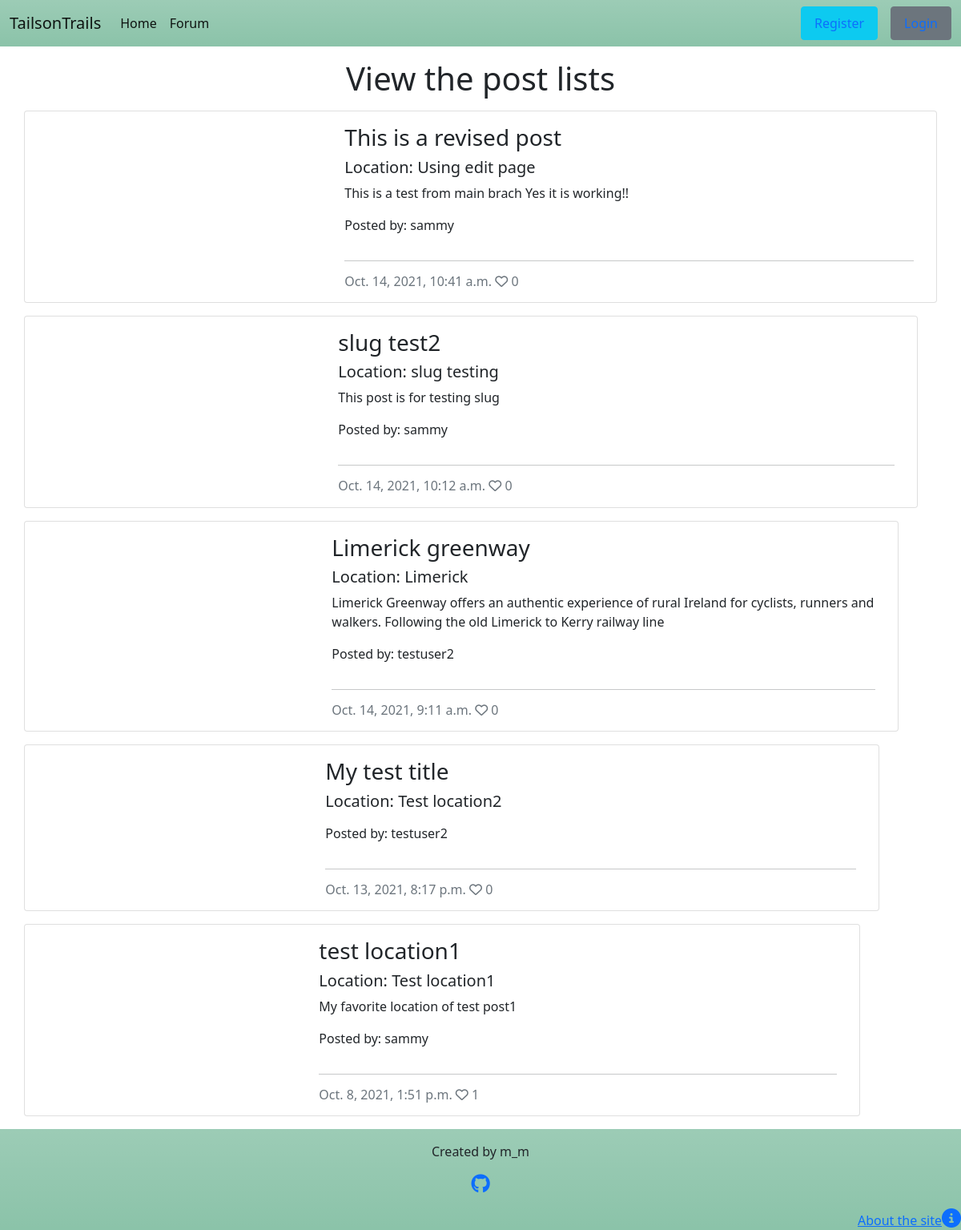
/posts/, run on an earlier commit of the app's database.
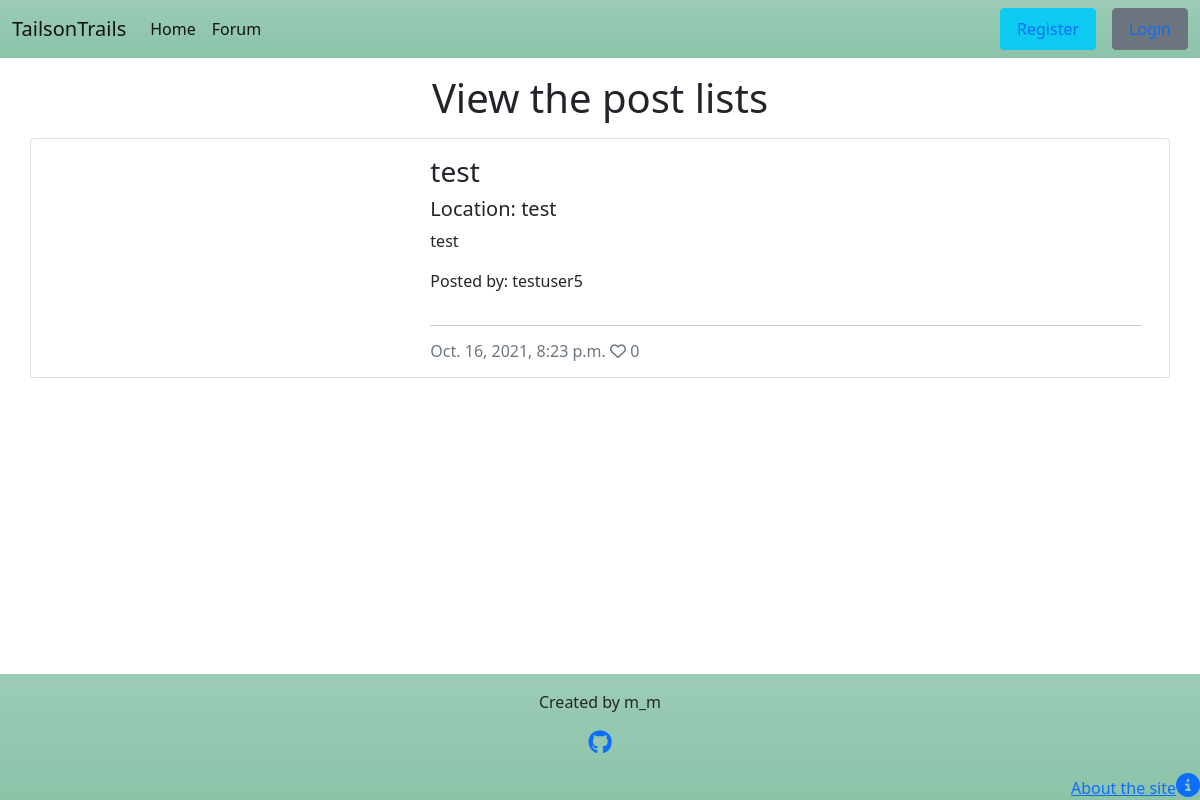
And on a later commit of the database.
### forum/models.py (models this page shows, shortened)
class Post(models.Model):
    title = models.CharField(max_length=200, unique=True)
    location = models.CharField(max_length=50)
    slug = models.SlugField(max_length=200, unique=True)
    author = models.ForeignKey(
        User, on_delete=models.CASCADE, related_name="forum_posts"
    )
    featured_image = CloudinaryField('image', default='placeholder')
    excerpt = models.TextField(blank=True)
    updated_on = models.DateTimeField(auto_now=True)
    content = models.TextField()
    difficulty_hard = models.BooleanField(default=False)
    difficulty_moderate = models.BooleanField(default=False)
    difficulty_easy = models.BooleanField(default=False)
    breed_big = models.BooleanField(default=False)
    breed_mid = models.BooleanField(default=False)
    breed_sml = models.BooleanField(default=False)
    created_on = models.DateTimeField(auto_now_add=True)
    status = models.IntegerField(choices=STATUS, default=0)
    likes = models.ManyToManyField(
        User, related_name='blogpost_like', blank=True)
    class Meta:
        ordering = ["-created_on"]
    def number_of_likes(self):
        return self.likes.count()

### forum/views.py (the view)
# urls.py: path('posts/', views.PostList.as_view(), name='posts'),
class PostList(generic.ListView):
    model = Post
    queryset = Post.objects.filter(status=1).order_by("-created_on")
    template_name = "post_list.html"
    paginate_by = 6

### templates/post_list.html (shortened to what this page needs)
{% extends "base.html" %}
{% load static %}
{% block content %}
<main class="mt-3">
    <h1 class="text-center mb-3">View the post lists</h1>
    <div class="container">
        {% for post in post_list %}
        <div class="row">
            <div class="card mb-3">
                <div class="row g-0">
                <div class="col-md-4 image-container">
                </div>
                <div class="col-md-8">
                    <div class="card-body">
                        <h3 class="card-title">{{ post.title }}</h3>
                        <h5 class="card-title">Location: {{ post.location }}</h5>
                        <p class="card-text">{{ post.excerpt }}</p>
                        <p class="card-text">Posted by: {{ post.author }}</p>
                        <hr />
                        <p class="card-text text-muted h6">{{ post.created_on}} <i class="far fa-heart"></i>
                            {{ post.number_of_likes }}</p>
                    </div>
                </div>
            </div>
        </div>
        {% endfor %}
    </div>
    </div>
</main>
{%endblock%}

### templates/base.html (shortened to what this page needs)
{% load static %}
<!DOCTYPE html>
<html lang="en">
<head>
    <link href="https://cdn.jsdelivr.net/npm/bootstrap@5.1.1/dist/css/bootstrap.min.css" rel="stylesheet"
>
    <link rel="stylesheet" href="{% static 'css/style.css' %}">
</head>
<body>
    <header>
        <nav class="navbar navbar-expand-lg navbar-light bg-success bg-gradient bg-opacity-50">
            <div class="container-fluid">
                <a class="navbar-brand" href="{% url 'home' %}"><span class="brand">T<span>ails</span>on<span
                            class="brand">T</span>rails</span></span></a>
                <div class="collapse navbar-collapse" id="navbarText">
                    <ul class="navbar-nav me-auto mb-2 mb-lg-0">
                        <li class="nav-item">
                            <a class="nav-link active" aria-current="page" href="{% url 'home' %}">Home</a>
                        </li>
                        <li class="nav-item">
                            <a class="nav-link active" aria-current="page" href="{% url 'posts' %}">Forum</a>
                        </li>
                    </ul>
                    <ul class="nav">
                        {% if user.is_authenticated %}
                        <li class="nav-item">
                            <a class="nav-link btn btn-light me-3" href="{% url 'create_post' %}">Create a Post</a>
                        </li>
                        <li class="nav-item">
                            <a class="btn btn-outline-primary me-3"
                                href="{% url 'profile_edit' %}">{{user.username|title}}</a>
                        </li>
                        <li class="nav-item">
                            <a class="nav-link btn btn-info" href="{% url 'account_logout' %}">Logout</a>
                        </li>
                        {% else %}
                        <li class="nav-item">
                            <a class="nav-link btn btn-info me-3" href="{% url 'account_signup' %}">Register</a>
                        </li>
                        <li class="nav-item">
                            <a class="nav-link btn btn-secondary" href="{% url 'account_login' %}">Login</a>
                        </li>
                        {% endif %}
                    </ul>
                </div>
            </div>
        </nav>
    </header>
    <main>
        {% block content %}
        {% endblock %}
    </main>
    <footer class="bg-success bg-gradient bg-opacity-50">
            <div class="text-center mt-3">
                <p class="d-block"> Created by m_m</p>
                <p><a href="https://github.com/" target="_blank" rel="noopener"
                        aria-label="Open our Github page in a new tab"><i class="fab fa-github fs-4"></i></a></p>
            </div>
            <div class="d-flex justify-content-end">
                <a href="#"><span>About the site</span><i class="fas fa-info-circle fs-4"></i></a>
            </div>
    </footer>
</body>
</html>

### static/css/style.css (style rules this page uses)
body { display: flex; flex-flow: column; min-height: 100vh; overflow-x: hidden; }
main { flex: 1; }
.image-container { max-height: 350px; overflow: hidden; }

What changed in the data, as far as the page shows it:
removed Post: title "This is a revised post", location "Using edit page", excerpt "This is a test from main brach Yes it is working!!", author "sammy", created_on "Oct. 14, 2021, 10:41 a.m.", number_of_likes "0"
removed Post: title "slug test2", location "slug testing", excerpt "This post is for testing slug", author "sammy", created_on "Oct. 14, 2021, 10:12 a.m.", number_of_likes "0"
removed Post: title "Limerick greenway", location "Limerick", excerpt "Limerick Greenway offers an authentic experience of rural Ireland for cyclists, runners and walkers. Following the old Limerick to Kerry railway line", author "testuser2", created_on "Oct. 14, 2021, 9:11 a.m.", number_of_likes "0"
removed Post: title "My test title", location "Test location2", author "testuser2", created_on "Oct. 13, 2021, 8:17 p.m.", number_of_likes "0"
removed Post: title "test location1", location "Test location1", excerpt "My favorite location of test post1", author "sammy", created_on "Oct. 8, 2021, 1:51 p.m.", number_of_likes "1"
added Post: title "test", location "test", excerpt "test", author "testuser5", created_on "Oct. 16, 2021, 8:23 p.m.", number_of_likes "0"
